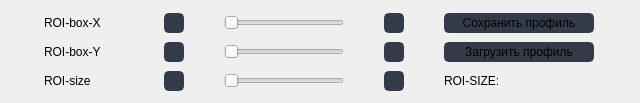
                      <widget class="QFrame" name="frame_4">
                       <property name="frameShape">
                        <enum>QFrame::NoFrame</enum>
                       </property>
                       <property name="frameShadow">
                        <enum>QFrame::Raised</enum>
                       </property>
                       <widget class="QWidget" name="gridLayoutWidget_3">
                        <property name="geometry">
                         <rect>
                          <x>10</x>
                          <y>10</y>
                          <width>621</width>
                          <height>84</height>
                         </rect>
                        </property>
                        <layout class="QGridLayout" name="gridLayout_5">
                         <item row="0" column="0">
                          <widget class="QLabel" name="hardware_page_spinBox_roibox_x_label">
                           <property name="minimumSize">
                            <size>
                             <width>0</width>
                             <height>20</height>
                            </size>
                           </property>
                           <property name="maximumSize">
                            <size>
                             <width>80</width>
                             <height>20</height>
                            </size>
                           </property>
                           <property name="text">
                            <string>ROI-box-X</string>
                           </property>
                          </widget>
                         </item>
                         <item row="0" column="2">
                          <widget class="QSlider" name="hardware_page_spinBox_roibox_x">
                           <property name="minimumSize">
                            <size>
                             <width>120</width>
                             <height>0</height>
                            </size>
                           </property>
                           <property name="maximumSize">
                            <size>
                             <width>100</width>
                             <height>16777215</height>
                            </size>
                           </property>
                           <property name="styleSheet">
                            <string notr="true"/>
                           </property>
                           <property name="maximum">
                            <number>500</number>
                           </property>
                           <property name="orientation">
                            <enum>Qt::Horizontal</enum>
                           </property>
                          </widget>
                         </item>
                         <item row="1" column="2">
                          <widget class="QSlider" name="hardware_page_spinBox_roibox_y">
                           <property name="minimumSize">
                            <size>
                             <width>120</width>
                             <height>0</height>
                            </size>
                           </property>
                           <property name="maximumSize">
                            <size>
                             <width>100</width>
                             <height>16777215</height>
                            </size>
                           </property>
                           <property name="styleSheet">
                            <string notr="true"/>
                           </property>
                           <property name="maximum">
                            <number>500</number>
                           </property>
                           <property name="orientation">
                            <enum>Qt::Horizontal</enum>
                           </property>
                          </widget>
                         </item>
                         <item row="1" column="0">
                          <widget class="QLabel" name="hardware_page_spinBox_roibox_y_label">
                           <property name="minimumSize">
                            <size>
                             <width>0</width>
                             <height>20</height>
                            </size>
                           </property>
                           <property name="maximumSize">
                            <size>
                             <width>80</width>
                             <height>20</height>
                            </size>
                           </property>
                           <property name="text">
                            <string>ROI-box-Y</string>
                           </property>
                          </widget>
                         </item>
                         <item row="0" column="3">
                          <widget class="QPushButton" name="hardware_page_button_roibox_enlarge_x">
                           <property name="minimumSize">
                            <size>
                             <width>20</width>
                             <height>20</height>
                            </size>
                           </property>
                           <property name="maximumSize">
                            <size>
                             <width>20</width>
                             <height>20</height>
                            </size>
                           </property>
                           <property name="font">
                            <font>
                             <family>Segoe UI</family>
                             <pointsize>9</pointsize>
                            </font>
                           </property>
                           <property name="styleSheet">
                            <string notr="true">QPushButton {
	border: 2px solid rgb(52, 59, 72);
	border-radius: 5px;	
	background-color: rgb(52, 59, 72);
}
QPushButton:hover {
	background-color: rgb(57, 65, 80);
	border: 2px solid rgb(61, 70, 86);
}
QPushButton:pressed {	
	background-color: rgb(35, 40, 49);
	border: 2px solid rgb(43, 50, 61);
}</string>
                           </property>
                           <property name="text">
                            <string/>
                           </property>
                           <property name="icon">
                            <iconset resource="files.qrc">
                             <normaloff>:/16x16/icons/16x16/cil-chevron-right.png</normaloff>:/16x16/icons/16x16/cil-chevron-right.png</iconset>
                           </property>
                          </widget>
                         </item>
                         <item row="0" column="1">
                          <widget class="QPushButton" name="hardware_page_button_roibox_reduce_x">
                           <property name="minimumSize">
                            <size>
                             <width>20</width>
                             <height>20</height>
                            </size>
                           </property>
                           <property name="maximumSize">
                            <size>
                             <width>20</width>
                             <height>20</height>
                            </size>
                           </property>
                           <property name="font">
                            <font>
                             <family>Segoe UI</family>
                             <pointsize>9</pointsize>
                            </font>
                           </property>
                           <property name="styleSheet">
                            <string notr="true">QPushButton {
	border: 2px solid rgb(52, 59, 72);
	border-radius: 5px;	
	background-color: rgb(52, 59, 72);
}
QPushButton:hover {
	background-color: rgb(57, 65, 80);
	border: 2px solid rgb(61, 70, 86);
}
QPushButton:pressed {	
	background-color: rgb(35, 40, 49);
	border: 2px solid rgb(43, 50, 61);
}</string>
                           </property>
                           <property name="text">
                            <string/>
                           </property>
                           <property name="icon">
                            <iconset resource="files.qrc">
                             <normaloff>:/16x16/icons/16x16/cil-chevron-left.png</normaloff>:/16x16/icons/16x16/cil-chevron-left.png</iconset>
                           </property>
                          </widget>
                         </item>
                         <item row="1" column="5">
                          <widget class="QPushButton" name="pushButton_14">
                           <property name="minimumSize">
                            <size>
                             <width>150</width>
                             <height>20</height>
                            </size>
                           </property>
                           <property name="font">
                            <font>
                             <family>Segoe UI</family>
                             <pointsize>9</pointsize>
                            </font>
                           </property>
                           <property name="styleSheet">
                            <string notr="true">QPushButton {
	border: 2px solid rgb(52, 59, 72);
	border-radius: 5px;	
	background-color: rgb(52, 59, 72);
}
QPushButton:hover {
	background-color: rgb(57, 65, 80);
	border: 2px solid rgb(61, 70, 86);
}
QPushButton:pressed {	
	background-color: rgb(35, 40, 49);
	border: 2px solid rgb(43, 50, 61);
}</string>
                           </property>
                           <property name="text">
                            <string>Загрузить профиль</string>
                           </property>
                           <property name="icon">
                            <iconset resource="files.qrc">
                             <normaloff>:/16x16/icons/16x16/cil-folder-open.png</normaloff>:/16x16/icons/16x16/cil-folder-open.png</iconset>
                           </property>
                          </widget>
                         </item>
                         <item row="1" column="1">
                          <widget class="QPushButton" name="hardware_page_button_roibox_reduce_y">
                           <property name="minimumSize">
                            <size>
                             <width>20</width>
                             <height>20</height>
                            </size>
                           </property>
                           <property name="maximumSize">
                            <size>
                             <width>20</width>
                             <height>20</height>
                            </size>
                           </property>
                           <property name="font">
                            <font>
                             <family>Segoe UI</family>
                             <pointsize>9</pointsize>
                            </font>
                           </property>
                           <property name="styleSheet">
                            <string notr="true">QPushButton {
	border: 2px solid rgb(52, 59, 72);
	border-radius: 5px;	
	background-color: rgb(52, 59, 72);
}
QPushButton:hover {
	background-color: rgb(57, 65, 80);
	border: 2px solid rgb(61, 70, 86);
}
QPushButton:pressed {	
	background-color: rgb(35, 40, 49);
	border: 2px solid rgb(43, 50, 61);
}</string>
                           </property>
                           <property name="text">
                            <string/>
                           </property>
                           <property name="icon">
                            <iconset resource="files.qrc">
                             <normaloff>:/16x16/icons/16x16/cil-chevron-left.png</normaloff>:/16x16/icons/16x16/cil-chevron-left.png</iconset>
                           </property>
                          </widget>
                         </item>
                         <item row="1" column="3">
                          <widget class="QPushButton" name="hardware_page_button_roibox_enlarge_y">
                           <property name="minimumSize">
                            <size>
                             <width>20</width>
                             <height>20</height>
                            </size>
                           </property>
                           <property name="maximumSize">
                            <size>
                             <width>20</width>
                             <height>20</height>
                            </size>
                           </property>
                           <property name="font">
                            <font>
                             <family>Segoe UI</family>
                             <pointsize>9</pointsize>
                            </font>
                           </property>
                           <property name="styleSheet">
                            <string notr="true">QPushButton {
	border: 2px solid rgb(52, 59, 72);
	border-radius: 5px;	
	background-color: rgb(52, 59, 72);
}
QPushButton:hover {
	background-color: rgb(57, 65, 80);
	border: 2px solid rgb(61, 70, 86);
}
QPushButton:pressed {	
	background-color: rgb(35, 40, 49);
	border: 2px solid rgb(43, 50, 61);
}</string>
                           </property>
                           <property name="text">
                            <string/>
                           </property>
                           <property name="icon">
                            <iconset resource="files.qrc">
                             <normaloff>:/16x16/icons/16x16/cil-chevron-right.png</normaloff>:/16x16/icons/16x16/cil-chevron-right.png</iconset>
                           </property>
                          </widget>
                         </item>
                         <item row="2" column="2">
                          <widget class="QSlider" name="hardware_page_spinBox_roibox_size">
                           <property name="minimumSize">
                            <size>
                             <width>120</width>
                             <height>0</height>
                            </size>
                           </property>
                           <property name="maximumSize">
                            <size>
                             <width>100</width>
                             <height>16777215</height>
                            </size>
                           </property>
                           <property name="styleSheet">
                            <string notr="true"/>
                           </property>
                           <property name="minimum">
                            <number>500</number>
                           </property>
                           <property name="maximum">
                            <number>1500</number>
                           </property>
                           <property name="singleStep">
                            <number>4</number>
                           </property>
                           <property name="pageStep">
                            <number>4</number>
                           </property>
                           <property name="orientation">
                            <enum>Qt::Horizontal</enum>
                           </property>
                          </widget>
                         </item>
                         <item row="2" column="1">
                          <widget class="QPushButton" name="hardware_page_button_roibox_size_reduce">
                           <property name="minimumSize">
                            <size>
                             <width>20</width>
                             <height>20</height>
                            </size>
                           </property>
                           <property name="maximumSize">
                            <size>
                             <width>20</width>
                             <height>20</height>
                            </size>
                           </property>
                           <property name="font">
                            <font>
                             <family>Segoe UI</family>
                             <pointsize>9</pointsize>
                            </font>
                           </property>
                           <property name="styleSheet">
                            <string notr="true">QPushButton {
	border: 2px solid rgb(52, 59, 72);
	border-radius: 5px;	
	background-color: rgb(52, 59, 72);
}
QPushButton:hover {
	background-color: rgb(57, 65, 80);
	border: 2px solid rgb(61, 70, 86);
}
QPushButton:pressed {	
	background-color: rgb(35, 40, 49);
	border: 2px solid rgb(43, 50, 61);
}</string>
                           </property>
                           <property name="text">
                            <string/>
                           </property>
                           <property name="icon">
                            <iconset resource="files.qrc">
                             <normaloff>:/16x16/icons/16x16/cil-chevron-left.png</normaloff>:/16x16/icons/16x16/cil-chevron-left.png</iconset>
                           </property>
                          </widget>
                         </item>
                         <item row="2" column="3">
                          <widget class="QPushButton" name="hardware_page_button_roibox_size_enlarge">
                           <property name="minimumSize">
                            <size>
                             <width>20</width>
                             <height>20</height>
                            </size>
                           </property>
                           <property name="maximumSize">
                            <size>
                             <width>20</width>
                             <height>20</height>
                            </size>
                           </property>
                           <property name="font">
                            <font>
                             <family>Segoe UI</family>
                             <pointsize>9</pointsize>
                            </font>
                           </property>
                           <property name="styleSheet">
                            <string notr="true">QPushButton {
	border: 2px solid rgb(52, 59, 72);
	border-radius: 5px;	
	background-color: rgb(52, 59, 72);
}
QPushButton:hover {
	background-color: rgb(57, 65, 80);
	border: 2px solid rgb(61, 70, 86);
}
QPushButton:pressed {	
	background-color: rgb(35, 40, 49);
	border: 2px solid rgb(43, 50, 61);
}</string>
                           </property>
                           <property name="text">
                            <string/>
                           </property>
                           <property name="icon">
                            <iconset resource="files.qrc">
                             <normaloff>:/16x16/icons/16x16/cil-chevron-right.png</normaloff>:/16x16/icons/16x16/cil-chevron-right.png</iconset>
                           </property>
                          </widget>
                         </item>
                         <item row="2" column="0">
                          <widget class="QLabel" name="hardware_page_roibox_size">
                           <property name="minimumSize">
                            <size>
                             <width>0</width>
                             <height>20</height>
                            </size>
                           </property>
                           <property name="maximumSize">
                            <size>
                             <width>80</width>
                             <height>20</height>
                            </size>
                           </property>
                           <property name="text">
                            <string>ROI-size</string>
                           </property>
                          </widget>
                         </item>
                         <item row="0" column="5">
                          <widget class="QPushButton" name="pushButton_13">
                           <property name="minimumSize">
                            <size>
                             <width>150</width>
                             <height>20</height>
                            </size>
                           </property>
                           <property name="font">
                            <font>
                             <family>Segoe UI</family>
                             <pointsize>9</pointsize>
                            </font>
                           </property>
                           <property name="styleSheet">
                            <string notr="true">QPushButton {
	border: 2px solid rgb(52, 59, 72);
	border-radius: 5px;	
	background-color: rgb(52, 59, 72);
}
QPushButton:hover {
	background-color: rgb(57, 65, 80);
	border: 2px solid rgb(61, 70, 86);
}
QPushButton:pressed {	
	background-color: rgb(35, 40, 49);
	border: 2px solid rgb(43, 50, 61);
}</string>
                           </property>
                           <property name="text">
                            <string>Сохранить профиль</string>
                           </property>
                           <property name="icon">
                            <iconset resource="files.qrc">
                             <normaloff>:/16x16/icons/16x16/cil-save.png</normaloff>:/16x16/icons/16x16/cil-save.png</iconset>
                           </property>
                          </widget>
                         </item>
                         <item row="2" column="5">
                          <widget class="QLabel" name="hardware_page_roibox_size_label">
                           <property name="sizePolicy">
                            <sizepolicy hsizetype="Fixed" vsizetype="Fixed">
                             <horstretch>0</horstretch>
                             <verstretch>0</verstretch>
                            </sizepolicy>
                           </property>
                           <property name="minimumSize">
                            <size>
                             <width>0</width>
                             <height>20</height>
                            </size>
                           </property>
                           <property name="maximumSize">
                            <size>
                             <width>150</width>
                             <height>20</height>
                            </size>
                           </property>
                           <property name="text">
                            <string>ROI-SIZE:</string>
                           </property>
                          </widget>
                         </item>
                        </layout>
                       </widget>
                      </widget>
